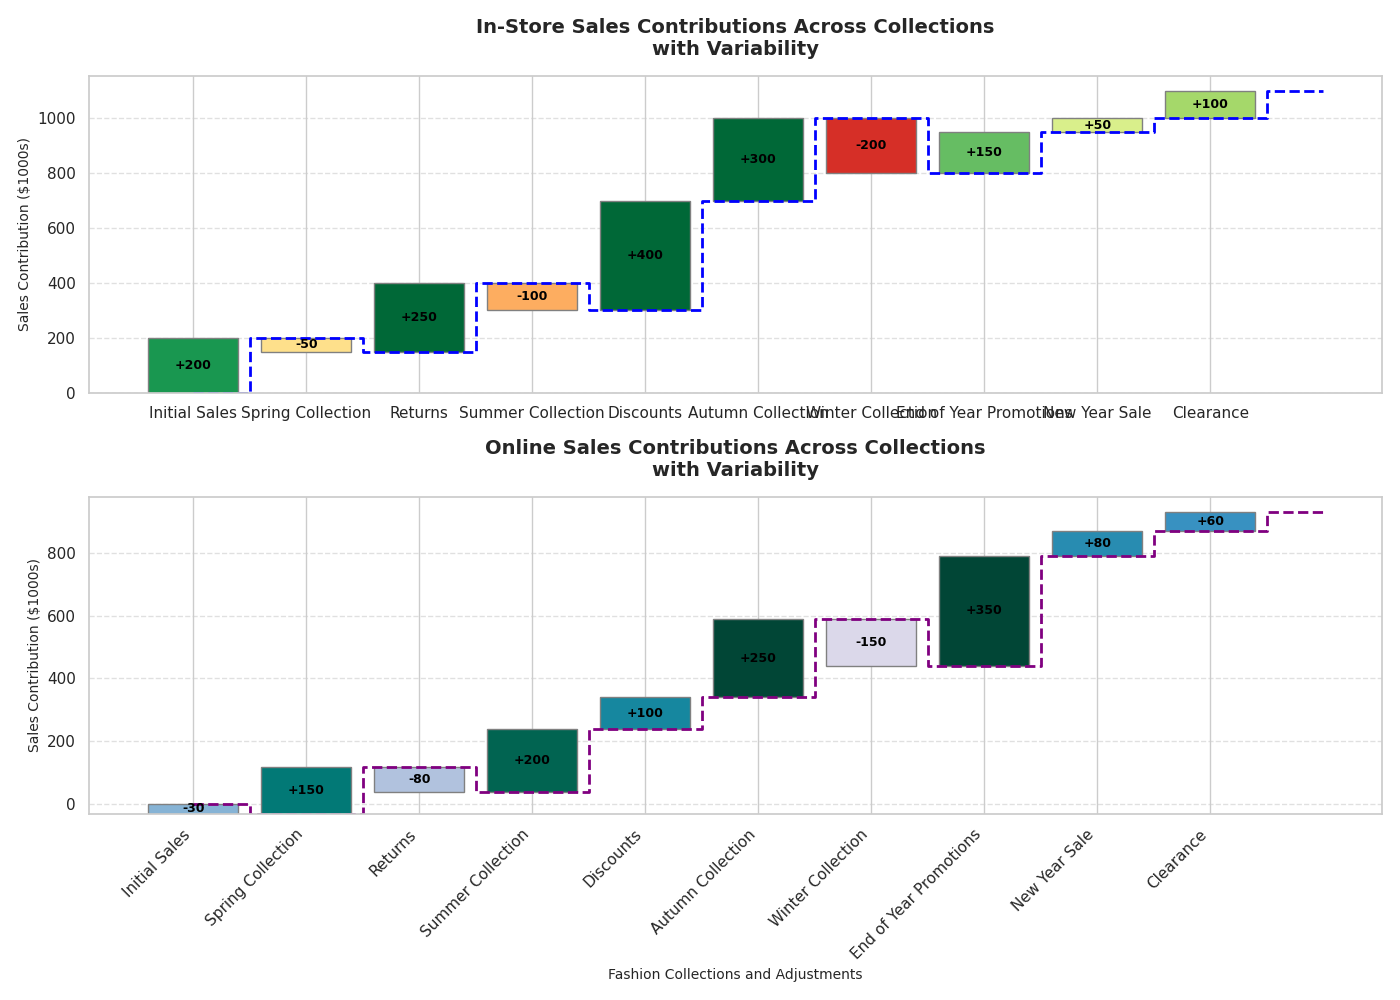

Generate this figure with Python:
import matplotlib.pyplot as plt
import numpy as np

# Altered Data with shuffled values, while preserving structure
sales_contributions_instore = [200, -50, 250, -100, 400, 300, -200, 150, 50, 100]
sales_contributions_online = [-30, 150, -80, 200, 100, 250, -150, 350, 80, 60]
labels = ["Initial Sales", "Spring Collection", "Returns", "Summer Collection", "Discounts", 
          "Autumn Collection", "Winter Collection", "End of Year Promotions", "New Year Sale", "Clearance"]

cumulative_sales_instore = np.cumsum(sales_contributions_instore)
cumulative_sales_instore = np.insert(cumulative_sales_instore, 0, 0)

cumulative_sales_online = np.cumsum(sales_contributions_online)
cumulative_sales_online = np.insert(cumulative_sales_online, 0, 0)

step_values_instore = np.zeros_like(cumulative_sales_instore)
step_values_instore[1:] = cumulative_sales_instore[:-1]

step_values_online = np.zeros_like(cumulative_sales_online)
step_values_online[1:] = cumulative_sales_online[:-1]

colors_instore = plt.cm.RdYlGn((np.array(sales_contributions_instore) + 250) / 500)
colors_online = plt.cm.PuBuGn((np.array(sales_contributions_online) + 250) / 500)

fig, ax = plt.subplots(2, 1, figsize=(14, 10))

ax[0].bar(labels, sales_contributions_instore, bottom=step_values_instore[1:], color=colors_instore, edgecolor='grey')

for i, change in enumerate(sales_contributions_instore):
    ax[0].text(i, step_values_instore[i + 1] + change / 2, f"{change:+}", ha='center', va='center', color='black', fontsize=9, fontweight='bold')

ax[0].step(range(len(labels) + 1), cumulative_sales_instore, where='mid', color='blue', linestyle='--', linewidth=2)

ax[0].set_title("In-Store Sales Contributions Across Collections\nwith Variability", fontsize=14, fontweight='bold', pad=15)
ax[0].set_ylabel('Sales Contribution ($1000s)', fontsize=10)
ax[0].grid(axis='y', linestyle='--', alpha=0.6)

ax[1].bar(labels, sales_contributions_online, bottom=step_values_online[1:], color=colors_online, edgecolor='grey')

for i, change in enumerate(sales_contributions_online):
    ax[1].text(i, step_values_online[i + 1] + change / 2, f"{change:+}", ha='center', va='center', color='black', fontsize=9, fontweight='bold')

ax[1].step(range(len(labels) + 1), cumulative_sales_online, where='mid', color='purple', linestyle='--', linewidth=2)

ax[1].set_title("Online Sales Contributions Across Collections\nwith Variability", fontsize=14, fontweight='bold', pad=15)
ax[1].set_ylabel('Sales Contribution ($1000s)', fontsize=10)
ax[1].set_xlabel('Fashion Collections and Adjustments', fontsize=10)
ax[1].grid(axis='y', linestyle='--', alpha=0.6)

plt.xticks(rotation=45, ha='right')
plt.tight_layout()

plt.show()
